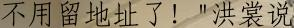
#> input picture data/img_0000001.jpg, 294 x 28 px
$ python ocr_rec.py
#> lines starting #> are read from the running program, lines starting #| are printed output that depends on the picture
import cv2
import numpy as np


img=cv2.imread('./data/img_0000001.jpg')
#> img is the input picture: shape (28, 294, 3); mean B, G, R 111.5, 135.9, 148.6
rows,cols,ch = img.shape
#> rows = 28; cols = 294; ch = 3


cv2.imshow('image',img)
cv2.imshow('GRAY',cv2.cvtColor(img,cv2.COLOR_BGR2GRAY))
cv2.imshow('YCR_CB',cv2.cvtColor(img,cv2.COLOR_BGR2YCR_CB))
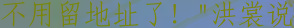
#> window 'YCR_CB': shape (28, 294, 3); mean B, G, R 137, 136.3, 113.6
cv2.imshow('HLS',cv2.cvtColor(img,cv2.COLOR_BGR2HLS))
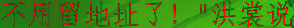
#> window 'HLS': shape (28, 294, 3); mean B, G, R 19.4, 130.3, 67
cv2.imshow('HSV',cv2.cvtColor(img,cv2.COLOR_BGR2HSV))
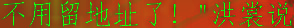
#> window 'HSV': shape (28, 294, 3); mean B, G, R 19.4, 78.6, 148.6
cv2.imshow('LAB',cv2.cvtColor(img,cv2.COLOR_BGR2LAB))
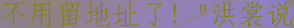
#> window 'LAB': shape (28, 294, 3); mean B, G, R 144.2, 128.8, 142.7
cv2.imshow('LUV',cv2.cvtColor(img,cv2.COLOR_BGR2LUV))
cv2.imshow('XYZ',cv2.cvtColor(img,cv2.COLOR_BGR2XYZ))
cv2.imshow('YUV_IYUV',cv2.cvtColor(img,cv2.COLOR_BGR2YUV_IYUV))
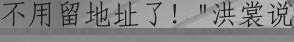
#> window 'YUV_IYUV': shape (42, 294); min 18, max 201, mean 130.9


kernel = np.ones((2,2),np.uint8)
cv2.imshow('erosion',cv2.erode(img,kernel,iterations = 1))
cv2.imshow('dilation',cv2.dilate(img,kernel,iterations = 1))
cv2.imshow('opening',cv2.morphologyEx(img, cv2.MORPH_OPEN, kernel))
cv2.imshow('closing',cv2.morphologyEx(img, cv2.MORPH_CLOSE, kernel))
cv2.imshow('gradient',cv2.morphologyEx(img, cv2.MORPH_GRADIENT, kernel))
cv2.imshow('tophat',cv2.morphologyEx(img, cv2.MORPH_TOPHAT, kernel))
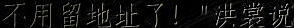
#> window 'tophat': shape (28, 294, 3); mean B, G, R 16.3, 17, 17.1


cv2.imshow('GaussianBlur3',cv2.GaussianBlur(img,(3,3),0))
cv2.imshow('GaussianBlur5',cv2.GaussianBlur(img,(5,5),0))
cv2.imshow('GaussianBlur7',cv2.GaussianBlur(img,(7,7),0))
cv2.imshow('blur3',cv2.blur(img, (3,3)))
cv2.imshow('blur5',cv2.blur(img, (5,5)))
cv2.imshow('blur7',cv2.blur(img, (7,7)))
cv2.imshow('GRAY',cv2.cvtColor(img,cv2.COLOR_BGR2GRAY))
cv2.imshow('YCR_CB',cv2.cvtColor(img,cv2.COLOR_BGR2YCR_CB))
cv2.imshow('HLS',cv2.cvtColor(img,cv2.COLOR_BGR2HLS))
cv2.imshow('HSV',cv2.cvtColor(img,cv2.COLOR_BGR2HSV))
cv2.imshow('LAB',cv2.cvtColor(img,cv2.COLOR_BGR2LAB))
cv2.imshow('LUV',cv2.cvtColor(img,cv2.COLOR_BGR2LUV))
cv2.imshow('XYZ',cv2.cvtColor(img,cv2.COLOR_BGR2XYZ))
cv2.imshow('YUV_IYUV',cv2.cvtColor(img,cv2.COLOR_BGR2YUV_IYUV))


kernel = np.ones((2,2),np.uint8)
cv2.imshow('erosion',cv2.erode(img,kernel,iterations = 1))
cv2.imshow('dilation',cv2.dilate(img,kernel,iterations = 1))
cv2.imshow('opening',cv2.morphologyEx(img, cv2.MORPH_OPEN, kernel))
cv2.imshow('closing',cv2.morphologyEx(img, cv2.MORPH_CLOSE, kernel))
cv2.imshow('gradient',cv2.morphologyEx(img, cv2.MORPH_GRADIENT, kernel))
cv2.imshow('tophat',cv2.morphologyEx(img, cv2.MORPH_TOPHAT, kernel))


cv2.imshow('GaussianBlur3',cv2.GaussianBlur(img,(3,3),0))
cv2.imshow('GaussianBlur5',cv2.GaussianBlur(img,(5,5),0))
cv2.imshow('GaussianBlur7',cv2.GaussianBlur(img,(7,7),0))
cv2.imshow('blur3',cv2.blur(img, (3,3)))
cv2.imshow('blur5',cv2.blur(img, (5,5)))
cv2.imshow('blur7',cv2.blur(img, (7,7)))

##########################字体倾斜角度##########################
cv2.imshow('sheare-10',cv2.warpAffine(img, np.array([[1, np.tan(-10 * np.pi / 180), 0],[0, 1, 0]], dtype=np.float32), (cols, rows)))
cv2.imshow('sheare10',cv2.warpAffine(img, np.array([[1, np.tan(10 * np.pi / 180), 0],[0, 1, 0]], dtype=np.float32), (cols, rows)))
################################################################

##########################字体倾斜角度##########################
pts1 = np.float32([[0, 0], [cols, 0], [0, rows]])
#> pts1 = [[0, 0], [294, 0], [0, 28]]
pts2 = np.float32([[-cols * 0.02, rows * 0], [cols * 0.98, rows * 0.1], [cols * 0, rows * 1]])
#> pts2 = [[-5.88, 0], [288.1, 2.8], [0, 28]]
cv2.imshow('image_left', cv2.warpAffine(img, cv2.getAffineTransform(pts1, pts2), (cols, rows)))

pts3 = np.float32([[0, 0], [cols, 0], [0, rows]])
pts4 = np.float32([[cols * 0.02, rows * 0], [cols * 0.98, rows * 0.1], [cols * 0, rows * 1]])
cv2.imshow('image_right', cv2.warpAffine(img, cv2.getAffineTransform(pts3, pts4), (cols, rows)))
################################################################

###########################锐化#################################
def custom_blur_demo(image):
    kernel = np.array([[0, -1, 0], [-1, 5, -1], [0, -1, 0]], np.float32)  # 锐化
    dst = cv2.filter2D(image, -1, kernel=kernel)
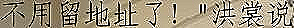
#> dst: shape (28, 294, 3); mean B, G, R 127.8, 148.9, 158.8
    cv2.imshow("custom_blur_demo", dst)
cv2.imshow("input image", img)
custom_blur_demo(img)
################################################################

cv2.waitKey(0)
